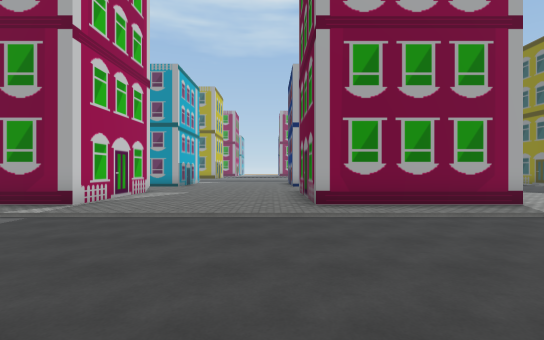
[1] (above)

24 first-person views from a walk through a scene from a Unity 3-D project. The camera is 1.5 m above the floor, looks level and sees 85° across. The floor is counted in squares, 2 m on a side. Each view is taken from the middle of a square. On the plan, view 1 faces up. The plan holds only what a view shows up to about 10 squares ahead; the rest is blank. The place goes on beyond the plan. The player is left out. Some surface patterns are stand-ins.

[2]
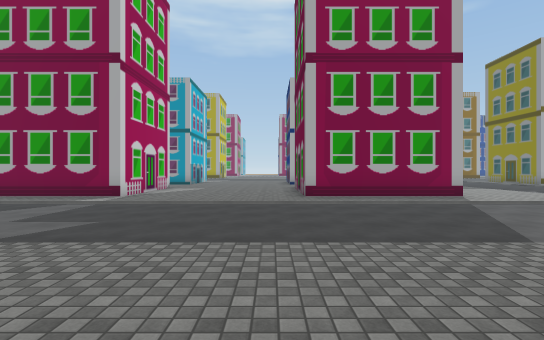

[3]
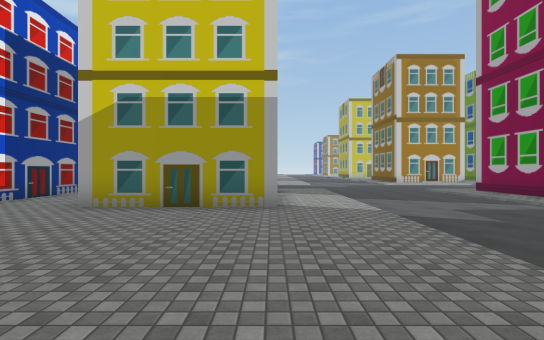

[4]
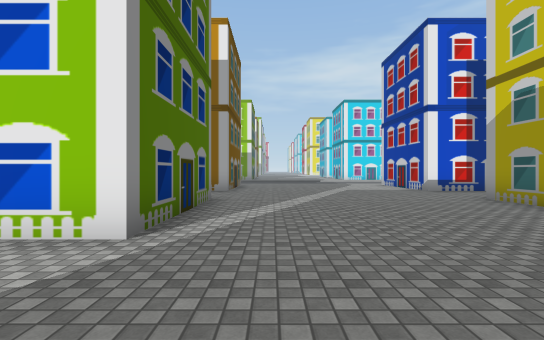

[5]
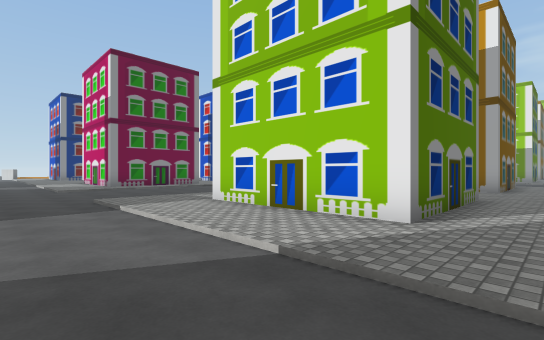

[6]
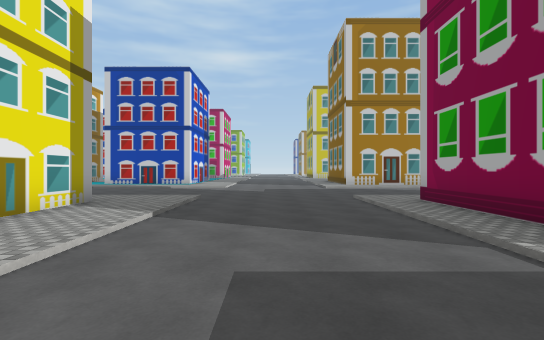

[7]
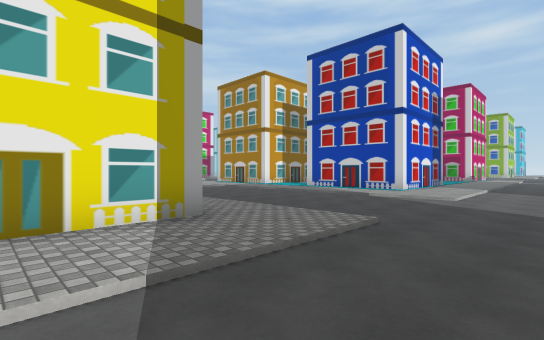

[8]
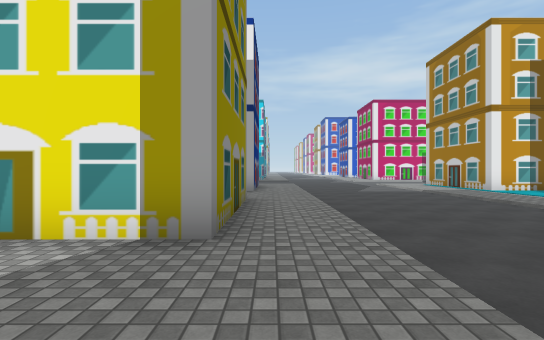

[9]
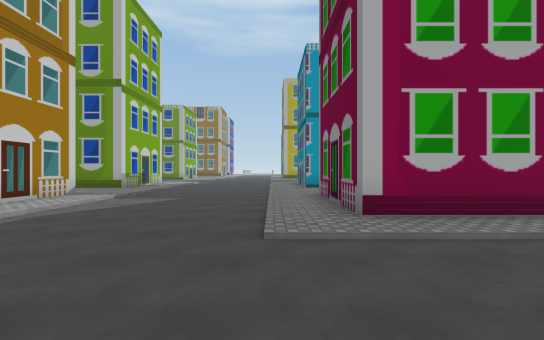

[10]
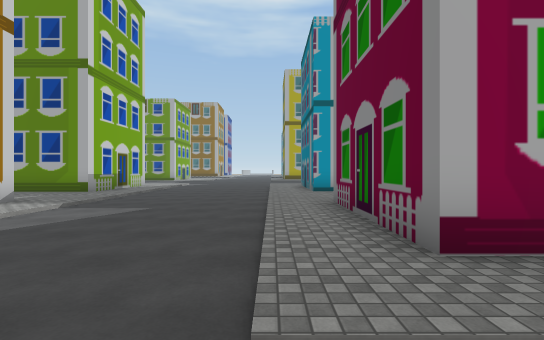

[11]
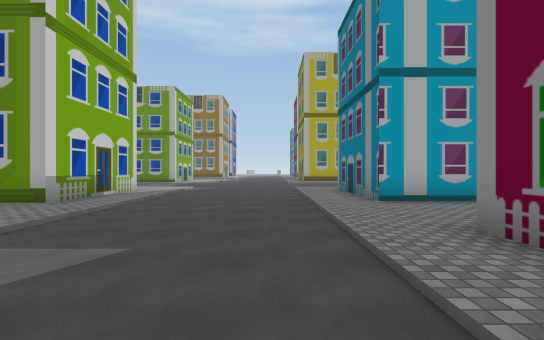

[12]
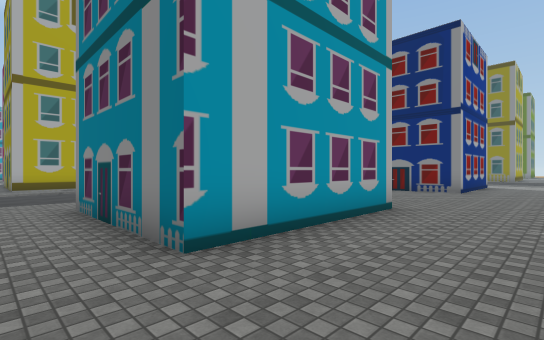

[13]
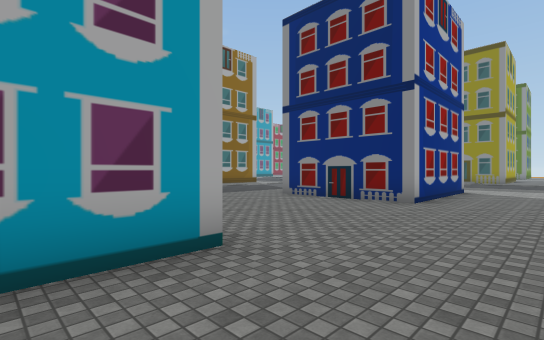

[14]
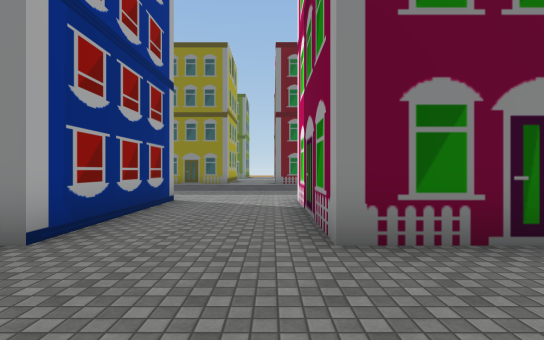

[15]
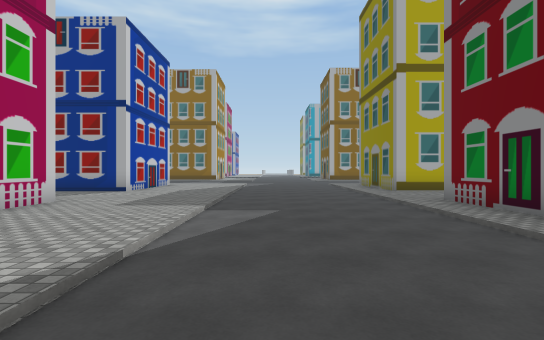

[16]
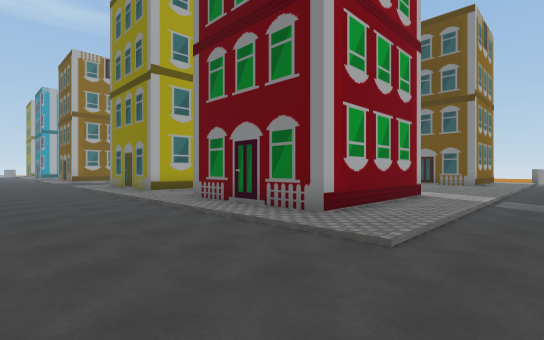

[17]
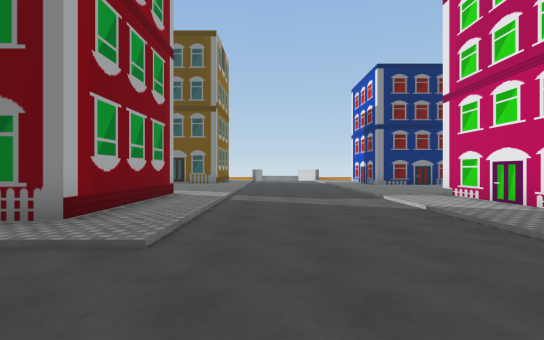

[18]
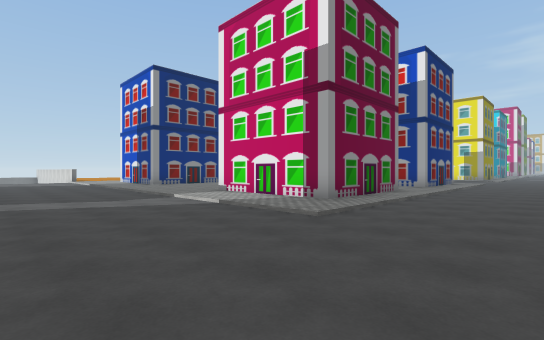

[19]
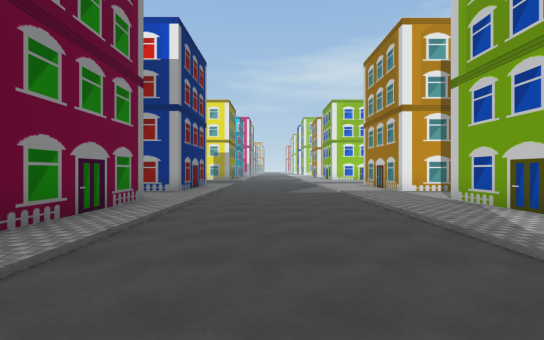

[20]
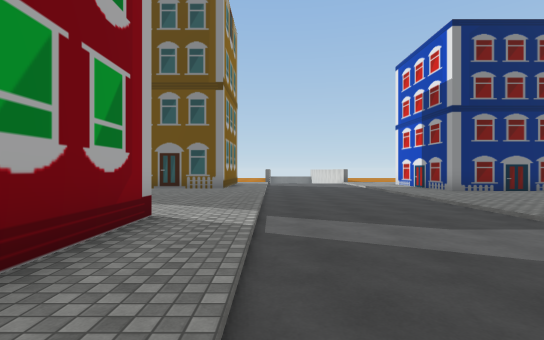

[21]
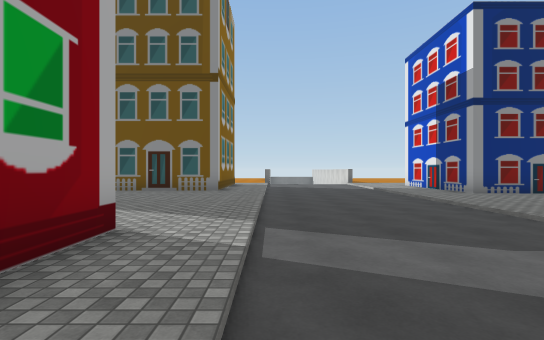

[22]
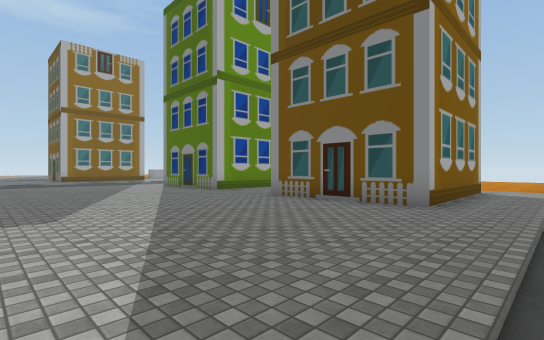

[23]
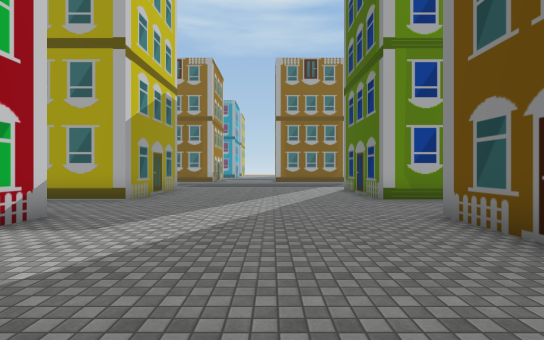

[24]
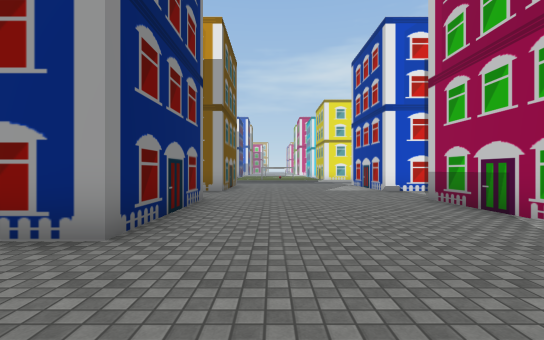

### Floor plan
Key: @ floor where view 1 was taken; # wall or solid block; . main floor; - floor 0.25 m lower than the main floor; / step, stairs or slope.
Columns run from 18 left of view 1 to 25 right of it. Each row starts with its distance up from view 1.
 17   #./---/.#     ...#                  ..
 16   #./---/.#    ....#         --     #......#
 15   #./---/.#    ....#         --/    #......#
 14   #./---/.####.....#####...----/#####......#
 13 ###./---/..................----/.. .........
 12  .../---/..................----/.. .........
 11   ../---/..................----/#   #......#
 10   #./---/.#  #.....#####...----/#   #......#
  9   #./---/.#  #.....#   #...----/#    ......#
  8   #./---/.#  #.....#   #...----/#    ......#
  7    ./---/.####.....#####...----/#####......#
  6     /---/..................----/............
  5      ---////////////////// ----/////////////
  4       -------------------   ----------------
  3    -----------------------------------------
  2 --------------------------------------------
  1 /////---////////////////////---/////////////
  0  .../---/.........@......../---/............
 -1   #./---/.#####......#####./---/#####.....##
 -2    ./---/.#   #......#   #./---/#   #.....#
 -3     /---/.#   #......#   #./---/#   #.....#
 -4    ./---/.#   #......#  ##./---/#   #.....#
 -5    ./---/.#   #......#  #../---/#   #.....#
 -6   ../---/.. .........   .../---/.   .......
 -7  .../---/.............  .../---/..  .......
 -8 ###./---/.#####......#####./---/#####.....#

Where each view was taken, in squares from view 1:
view 1: 0 up, 0 right, facing up
view 2: 2 down, 0 right, facing up
view 3: 1 down, 2 right, facing left
view 4: 2 up, 1 right, facing down
view 5: 3 up, 1 right, facing down-right
view 6: 3 up, 2 left, facing left
view 7: 3 up, 6 left, facing down-left
view 8: 2 up, 9 left, facing down
view 9: 2 up, 10 left, facing up
view 10: 4 up, 10 left, facing up
view 11: 7 up, 11 left, facing up
view 12: 11 up, 10 left, facing up-right
view 13: 11 up, 6 left, facing up-right
view 14: 11 up, 2 left, facing right
view 15: 4 up, 10 right, facing up
view 16: 4 up, 10 right, facing up-right
view 17: 4 up, 10 right, facing right
view 18: 5 up, 10 right, facing down-right
view 19: 2 up, 11 right, facing down
view 20: 5 up, 14 right, facing right
view 21: 5 up, 15 right, facing right
view 22: 5 up, 19 right, facing up-right
view 23: 6 up, 22 right, facing up
view 24: 2 up, 22 right, facing down
